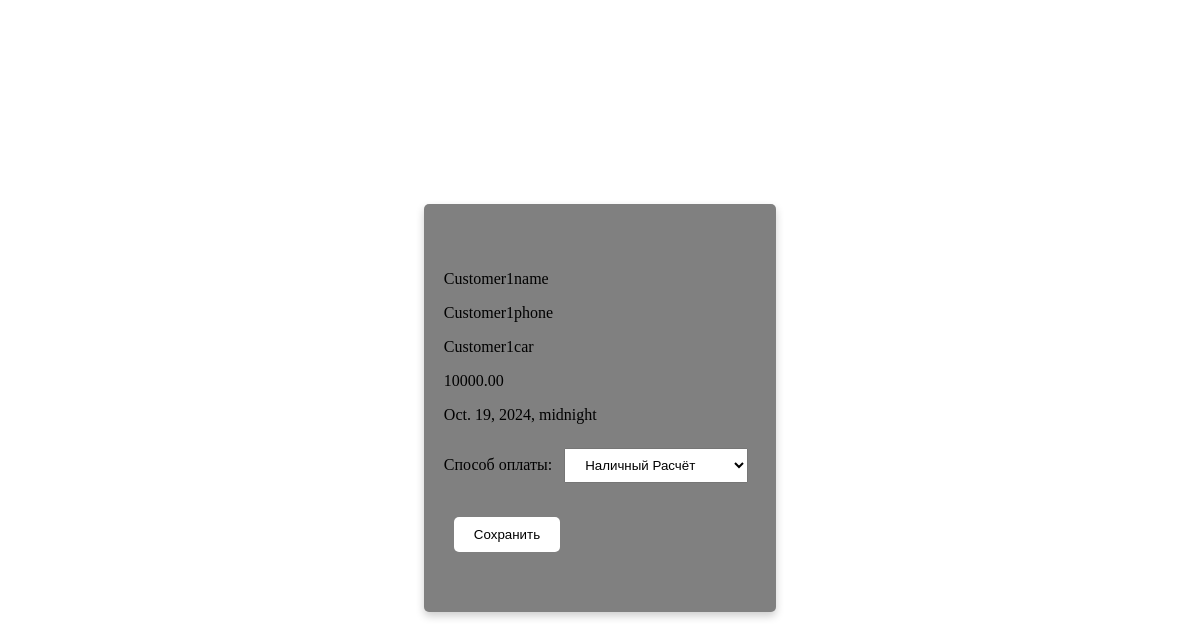
Page /order_cust_type/2 on the committed database.
### main/models.py (models this page shows, shortened)
class OrderCust(models.Model):
    date = models.DateTimeField(default=datetime.now())
    customer = models.ForeignKey(to=User, on_delete=models.CASCADE, default=None)
    customer_name = models.CharField(max_length=100)
    customer_phone = models.CharField(max_length=20)
    car = models.CharField(max_length=100)
    prepayment = models.DecimalField(max_digits=10, decimal_places=2)
    delivery_time = models.DateTimeField()
    type_sale = models.CharField(default='Наличный расчёт', max_length=100)

### main/views.py (the view)
# urls.py: path('order_cust_type/<int:order_id>', views.order_cust_type, name='order_cust_type'),
def order_cust_type(request, order_id):
    user = request.user
    ordercust = get_object_or_404(OrderCust, pk=order_id)
    if request.method == 'POST':
        type_sale = request.POST['calculation']
        OrderCust.objects.filter(id=ordercust.id).update(type_sale=type_sale)
        return HttpResponseRedirect(reverse('main:main'))
    context = {'title': 'Главная',
               'staff': request.user.is_staff,
               'ordercust': ordercust}
    return render(request, 'main/create_order_type.html', context)

### main/templates/main/create_order_type.html (shortened to what this page needs)
{% extends 'main/base.html'%}
{% block content %}
<p>
    {{ ordercust.customer_name }}
</p>
<p>
    {{ ordercust.customer_phone }}
</p>
<p>
    {{ ordercust.car }}
</p>
<p>
    {{ ordercust.prepayment }}
</p>
<p>
    {{ ordercust.delivery_time }}
</p>
<form action="{% url 'main:order_cust_type' ordercust.id %}" method="post">
    <p>
        <label for="calculation">Способ оплаты:</label>
        <select id="calculation" name="calculation">
            <option value="Наличный Расчёт">Наличный Расчёт</option>
        </select>
    </p>
    <button type="submit">Сохранить</button>
</form>
{% endblock %}

### rows in the picture
OrderCust: customer_name "Customer1name", customer_phone "Customer1phone", car "Customer1car", prepayment "10000.00", delivery_time "Oct. 19, 2024, midnight"
